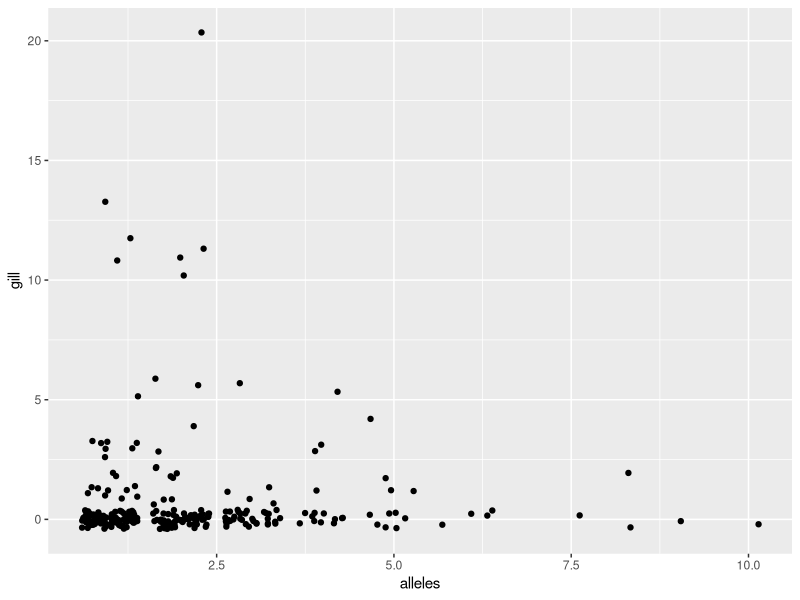
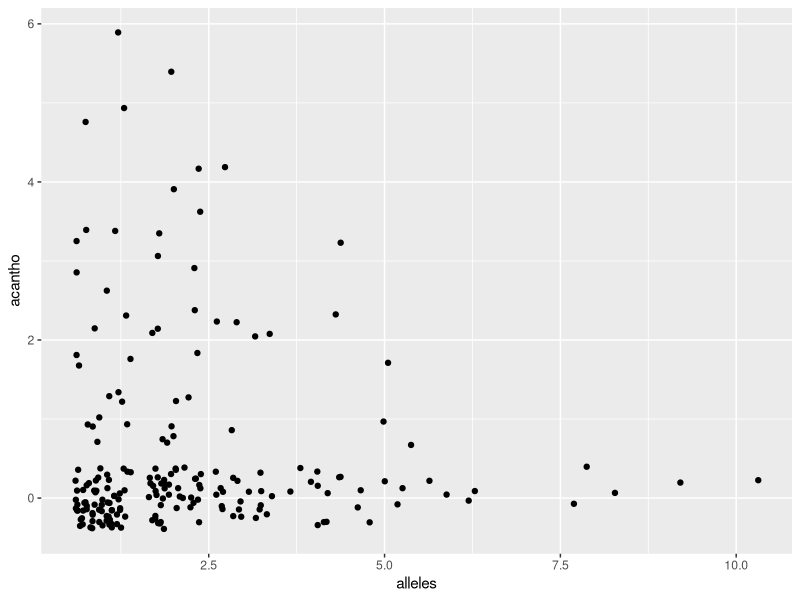
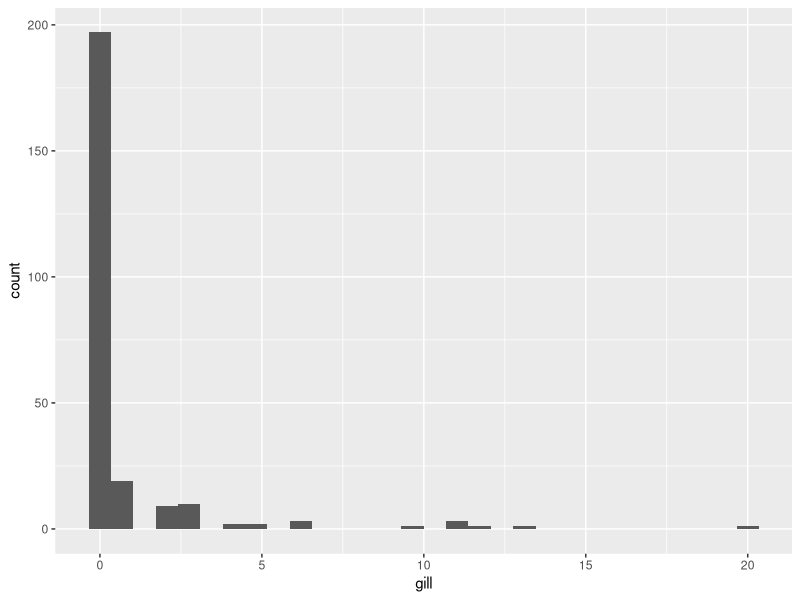
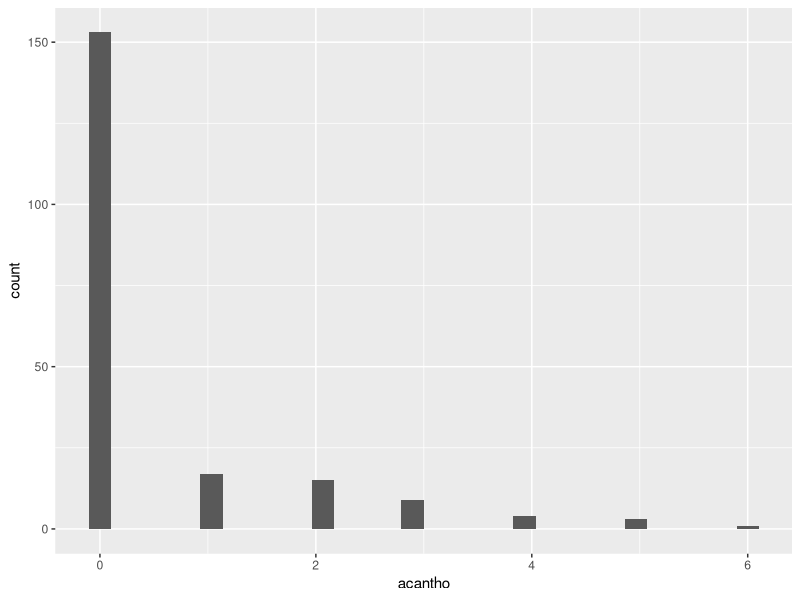
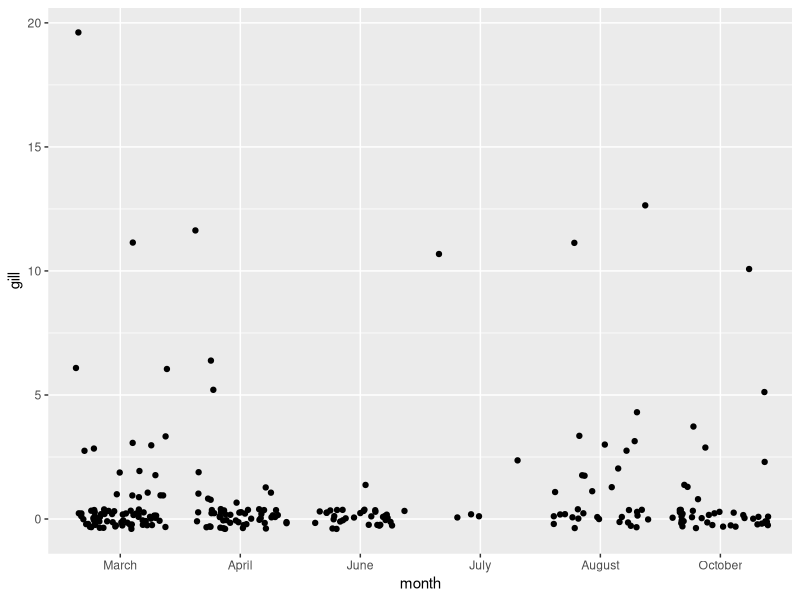
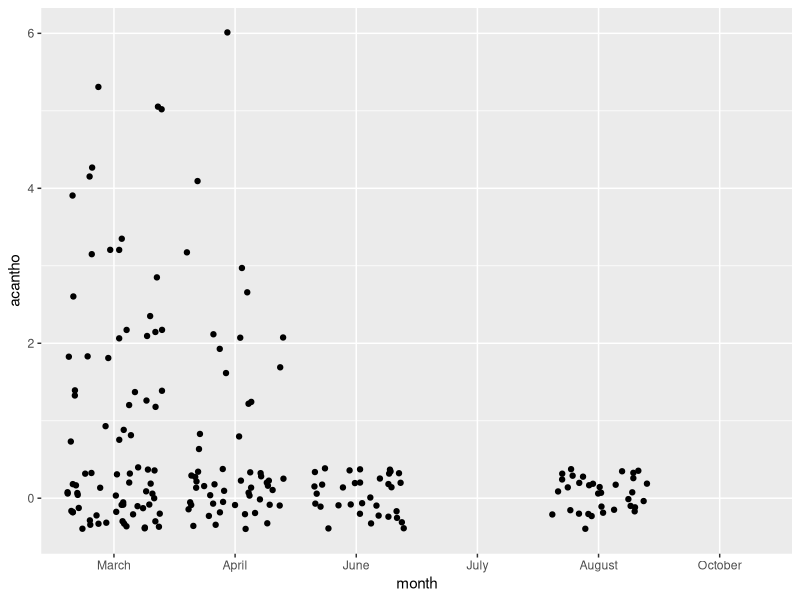

These figures' R source, in order:
library(readr)
library(dplyr)
library(tidyr)
library(ggplot2)


alldata <- read_csv("alldata.csv", 
                    col_types = cols(month = col_factor(levels = 
                    c("January", 
                    "February", "March", "April", "May", 
                    "June", "July", "August", "Septemnber", 
                    "October", "November", "December"))))
alldata = alldata[,c(21, 22, 10, 11, 8, 6, 7, 5, 3, 4, 2)]
alldata = alldata[!is.na(alldata$gill) | !is.na(alldata$acantho),]


ggplot(alldata, aes(alleles, gill)) +
  geom_jitter()
ggplot(alldata, aes(alleles, acantho)) +
  geom_jitter()
ggplot(alldata, aes(gill)) +
  geom_histogram()
ggplot(alldata, aes(acantho)) +
  geom_histogram()
# I think this indiates that we need a hurdle or zero inflated poisson model.

ggplot(alldata, aes(month, gill)) +
  geom_jitter()
ggplot(alldata, aes(month, acantho)) +
  geom_jitter()
# I don't think we have enough months to treat them as anything other than a factor.

# I am not sure we need a mixed model on this.  I don't see what would be the random effect.  
# I also don't think we need to include year.  But I could be wrong.